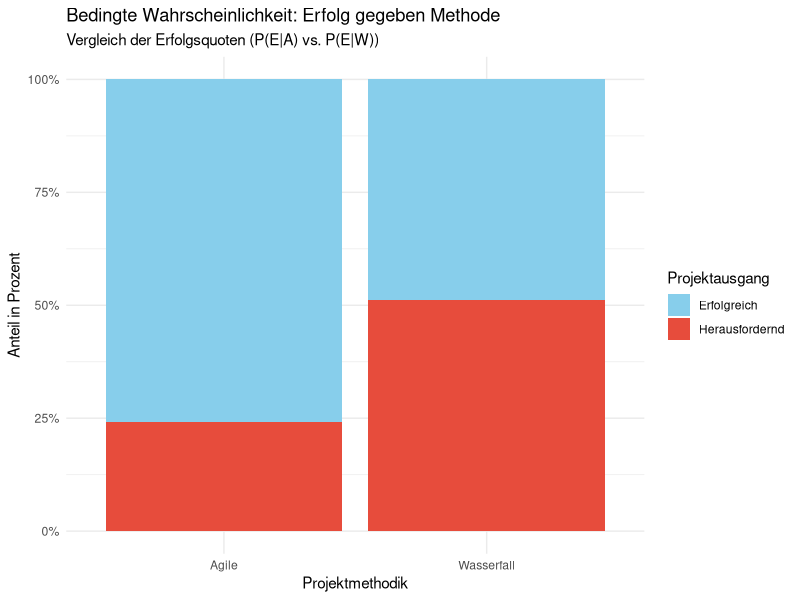
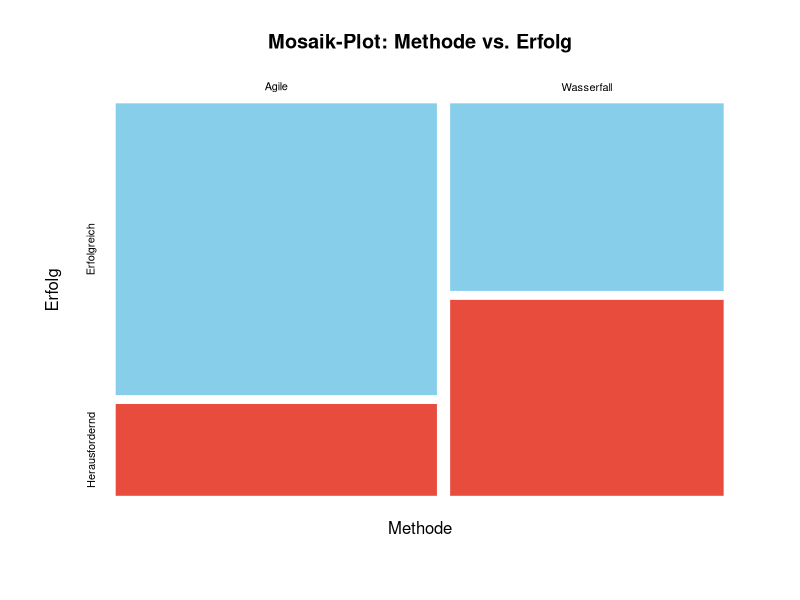

Write R code to recreate these figures, in order.
## ---- chunk 1
#| message: false
#| warning: false
#| 
library(tidyverse)

data_projekte <- read_csv("data/software_projektdaten.csv", show_col_types = FALSE)

# Faktoren definieren für korrekte Sortierung
data_projekte <- data_projekte %>%
  mutate(
    Methode = factor(Methode, levels = c("Agile", "Wasserfall")),
    Erfolg = factor(Erfolg, levels = c("Erfolgreich", "Herausfordernd"))
  )

glimpse(data_projekte)

# Die ersten paar Einträge der Daten ausgeben
head(data_projekte)
## ---- chunk 2
# Einfache Kreuztabelle
abs_table_base <- table(data_projekte$Methode, data_projekte$Erfolg)
abs_table_base

# Randsummen hinzufügen
addmargins(abs_table_base)
## ---- chunk 3
tabelle_breit <- data_projekte |> 
  count(Methode, Erfolg) |> 
  pivot_wider(names_from = Erfolg, values_from = n)

# Zeilensumme hinzufügen (Randverteilung von X)
tabelle_breit <- tabelle_breit |> 
  mutate(Summe_Erfolg = rowSums(across(where(is.numeric))))

# Spaltensumme hinzufügen (Randverteilung von Y)
tabelle_komplett <- tabelle_breit |> 
  bind_rows(
    tabelle_breit |> 
      summarise(across(where(is.numeric), sum)) |> 
      mutate(Methode = "Summe Methode")
  )

tabelle_komplett
## ---- chunk 4
tab_rel <- addmargins(prop.table(abs_table_base))
tab_rel
## ---- chunk 5
tabelle_rel <- tabelle_breit |> 
  mutate(across(where(is.numeric), ~ .x / 200))

tabelle_rel
## ---- chunk 6
ggplot(data_projekte, aes(x = Methode, fill = Erfolg)) +
  geom_bar(position = "fill") +
  scale_y_continuous(labels = scales::percent) +
  scale_fill_manual(values = c("Erfolgreich" = "skyblue", "Herausfordernd" = "#e74c3c")) +
  labs(
    title = "Bedingte Wahrscheinlichkeit: Erfolg gegeben Methode",
    subtitle = "Vergleich der Erfolgsquoten (P(E|A) vs. P(E|W))",
    x = "Projektmethodik",
    y = "Anteil in Prozent",
    fill = "Projektausgang"
  ) +
  theme_minimal()
## ---- chunk 7
# Wir nutzen hier die Basis-Funktion mosaicplot(), da sie sehr stabil ist
mosaicplot(abs_table_base, 
           main = "Mosaik-Plot: Methode vs. Erfolg",
           xlab = "Methode", 
           ylab = "Erfolg",
           color = c("skyblue", "#e74c3c"),
           border = "white")
